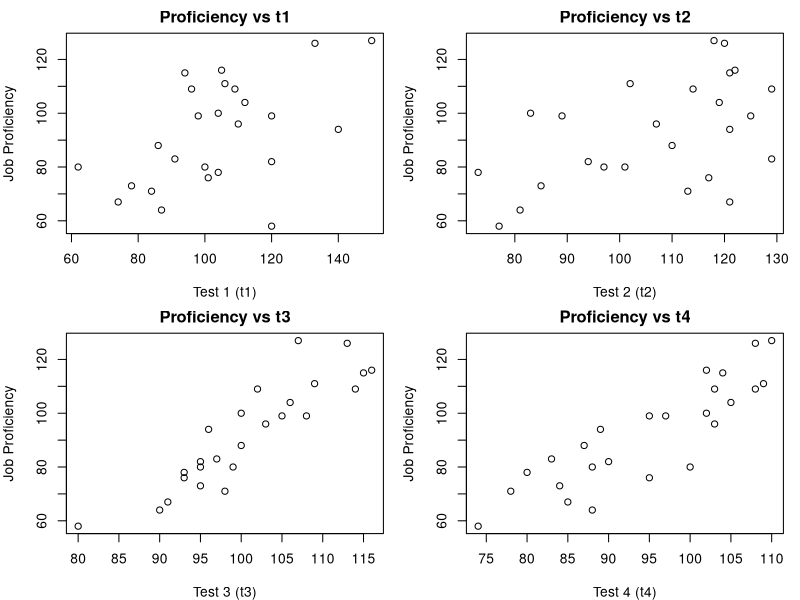

R code for this plot:
## ---- chunk 1
knitr::opts_chunk$set(
  collapse = TRUE,
  comment = "#>"
)
## ---- chunk 2
# Sử dụng thư viện readxl để đọc dữ liệu từ file Excel
library(readxl)

# Đọc dữ liệu từ file "data.xlsx" 
# Tham số col_names = FALSE có nghĩa là file không có hàng tiêu đề nên chúng ta sẽ tự đặt tên sau này.
jobs <- read_excel("data.xlsx", col_names = FALSE)

# Gán tên cho các cột của dataframe:
# - "proficiency": độ chuyên môn của công việc
# - "t1", "t2", "t3", "t4": điểm số của các bài kiểm tra tương ứng.
colnames(jobs) <- c("proficiency", "t1", "t2", "t3", "t4")

# Hiển thị tóm tắt thống kê của dữ liệu (bao gồm min, max, median, mean, ...)
summary(jobs)

## ---- chunk 3
# Thiết lập kích thước biểu đồ để hiển thị rõ ràng
options(repr.plot.width = 20, repr.plot.height = 20)

# Chia vùng vẽ thành 2 hàng x 2 cột để hiển thị 4 biểu đồ cùng lúc.
# Tham số mfrow = c(2, 2) điều chỉnh lưới vẽ biểu đồ.
# Tham số mar = c(4, 4, 2, 1) thiết lập lề (margin) cho biểu đồ: dưới, trái, trên, phải.
par(mfrow = c(2, 2), mar = c(4, 4, 2, 1))

# Biểu đồ phân tán: điểm số Test 1 (t1) vs độ chuyên môn (proficiency)
plot(jobs$t1, jobs$proficiency,
     xlab = "Test 1 (t1)",      # Nhãn trục X: điểm của bài kiểm tra t1
     ylab = "Job Proficiency",  # Nhãn trục Y: độ chuyên môn
     main = "Proficiency vs t1")# Tiêu đề biểu đồ

# Biểu đồ phân tán: điểm số Test 2 (t2) vs độ chuyên môn
plot(jobs$t2, jobs$proficiency,
     xlab = "Test 2 (t2)",
     ylab = "Job Proficiency",
     main = "Proficiency vs t2")

# Biểu đồ phân tán: điểm số Test 3 (t3) vs độ chuyên môn
plot(jobs$t3, jobs$proficiency,
     xlab = "Test 3 (t3)",
     ylab = "Job Proficiency",
     main = "Proficiency vs t3")

# Biểu đồ phân tán: điểm số Test 4 (t4) vs độ chuyên môn
plot(jobs$t4, jobs$proficiency,
     xlab = "Test 4 (t4)",
     ylab = "Job Proficiency",
     main = "Proficiency vs t4")

# Sau khi hoàn thành vẽ 4 biểu đồ, đặt lại vùng vẽ về mặc định (1 hàng, 1 cột)
par(mfrow = c(1, 1))

